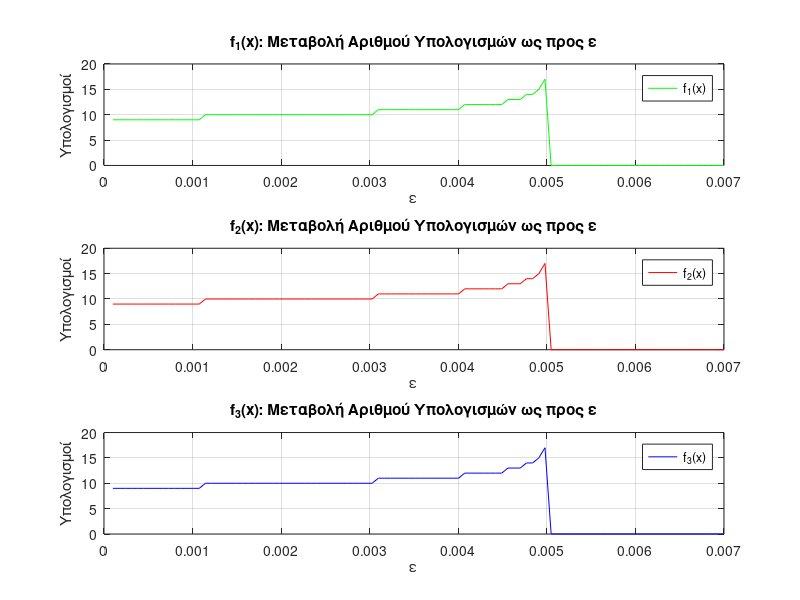
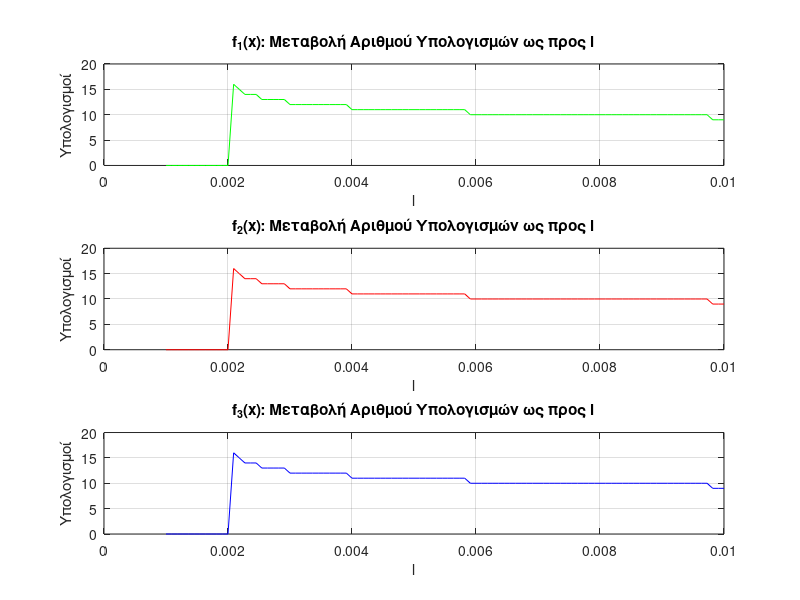
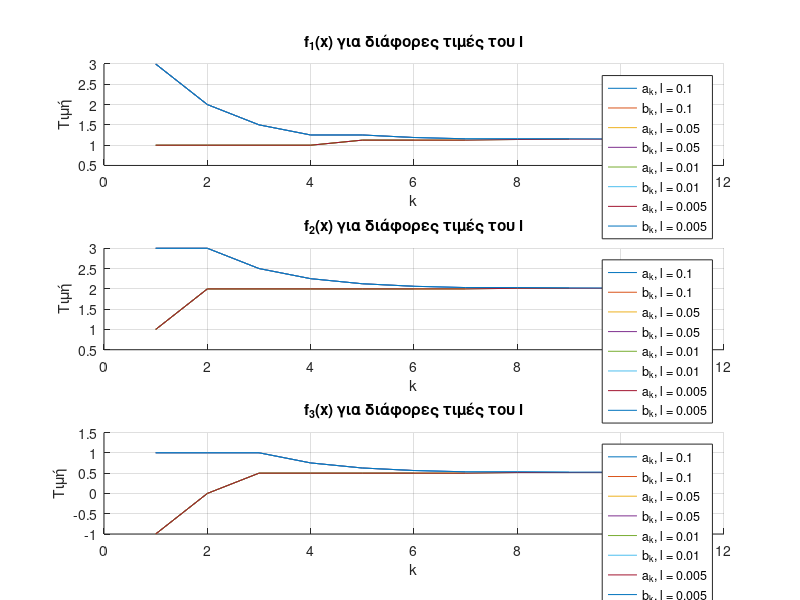

The MATLAB script that drew these images, in order:
clc;
clear;

function [k, a_vals, b_vals, min_val] = dichotomy_method(f, a, b, l, epsilon)
    a_vals = []; 
    b_vals = [];  
    k = 0;
 
    while (abs(b-a) >= l)
        k = k + 1;
        x1 = (a+b) / 2 - epsilon;
        x2 = (a+b) / 2 + epsilon;
       
        if f(x1) < f(x2)
            b = x2;
        else
            a = x1;
        end
        a_vals = [a_vals, a];
        b_vals = [b_vals, b];
    end
    min_val = (a_vals+b_vals) / 2;
end

f1 = @(x) (x-2).^2 + x .* log(x+3);
f2 = @(x) exp(-2*x) + (x-2).^2;
f3 = @(x) exp(x) .* (x.^3-1) + (x-1) .* sin(x);
a = -1;
b = 3;  
l = 0.01; 
epsilons = linspace(0.0001, 0.007, 100); 

% Uncomment for testing while keeping commenting epsilons as linspace
% epsilons = 0.0001
% [~, ~, ~, min_val1] = dichotomy_method(f1, -1, 3, 0.01, epsilons);
% [~, ~, ~, min_val2] = dichotomy_method(f2, -1, 3, 0.01, epsilons);
% [~, ~, ~, min_val3] = dichotomy_method(f3, -1, 3, 0.01, epsilons);
% disp(min_val1);
% disp(min_val2);
% disp(min_val3);

computations_f1 = zeros(1, length(epsilons));
computations_f2 = zeros(1, length(epsilons));
computations_f3 = zeros(1, length(epsilons));

for i = 1:length(epsilons)
    epsilon = epsilons(i);
    if 2 * epsilon < l
        [k1, ~, ~, ~] = dichotomy_method(f1, a, b, l, epsilon);
        [k2, ~, ~, ~] = dichotomy_method(f2, a, b, l, epsilon);
        [k3, ~, ~, ~] = dichotomy_method(f3, a, b, l, epsilon);
    
        computations_f1(i) = k1;
        computations_f2(i) = k2;
        computations_f3(i) = k3;     
    end
end


figure;

subplot(3, 1, 1);
plot(epsilons, computations_f1, 'Color', 'g', 'DisplayName', 'f_1(x)');
xlabel('\epsilon');
ylabel('Υπολογισμοί');
title('f_1(x): Μεταβολή Αριθμού Υπολογισμών ως προς \epsilon');
legend('Location', 'best');
grid on;

subplot(3, 1, 2);
plot(epsilons, computations_f2, 'Color', 'r','DisplayName', 'f_2(x)');
xlabel('\epsilon');
ylabel('Υπολογισμοί');
title('f_2(x): Μεταβολή Αριθμού Υπολογισμών ως προς \epsilon');
legend('Location', 'best');
grid on;

subplot(3, 1, 3);
plot(epsilons, computations_f3, 'Color', 'b', 'DisplayName', 'f_3(x)');
xlabel('\epsilon');
ylabel('Υπολογισμοί');
title('f_3(x): Μεταβολή Αριθμού Υπολογισμών ως προς \epsilon');
legend('Location', 'best');
grid on;

epsilon = 0.001;
ls = linspace(0.001, 0.01, 100);  
computations_f1_l = zeros(1, length(ls));
computations_f2_l = zeros(1, length(ls));
computations_f3_l = zeros(1, length(ls));

for i = 1:length(ls)
    l = ls(i);
    if 2 * epsilon < l
        computations_f1_l(i) = dichotomy_method(f1, a, b, l, epsilon);
        computations_f2_l(i) = dichotomy_method(f2, a, b, l, epsilon);
        computations_f3_l(i) = dichotomy_method(f3, a, b, l, epsilon);
    end
end

figure;
subplot(3, 1, 1);
plot(ls, computations_f1_l, 'Color', 'g');
xlabel('l');
ylabel('Υπολογισμοί');
title('f_1(x): Μεταβολή Αριθμού Υπολογισμών ως προς l');
grid on;

subplot(3, 1, 2);
plot(ls, computations_f2_l, 'Color', 'r');
xlabel('l');
ylabel('Υπολογισμοί');
title('f_2(x): Μεταβολή Αριθμού Υπολογισμών ως προς l');
grid on;

subplot(3, 1, 3);
plot(ls, computations_f3_l, 'Color', 'b');
xlabel('l');
ylabel('Υπολογισμοί');
title('f_3(x): Μεταβολή Αριθμού Υπολογισμών ως προς l');
grid on;


epsilon = 0.001;
l_values = [0.1, 0.05, 0.01, 0.005]; 

figure;
for i = 1:3
    if i == 1
        f = f1;
        title_text = 'f_1(x) για διάφορες τιμές του l';
    elseif i == 2
        f = f2;
        title_text = 'f_2(x) για διάφορες τιμές του l';
    else
        f = f3;
        title_text = 'f_3(x) για διάφορες τιμές του l';
    end

    subplot(3, 1, i);
    hold on;
    for j = 1:length(l_values)
        l = l_values(j); 

        [~, a_vals, b_vals, ~] = dichotomy_method(f, a, b, l, epsilon);

        plot(1:length(a_vals), a_vals, 'DisplayName', ['a_k, l = ' num2str(l)]);
        plot(1:length(b_vals), b_vals, 'DisplayName', ['b_k, l = ' num2str(l)]);
    end
    xlabel('k');
    ylabel('Τιμή');
    title(title_text);
    legend('Location', 'best');
    grid on;
    hold off;
end
